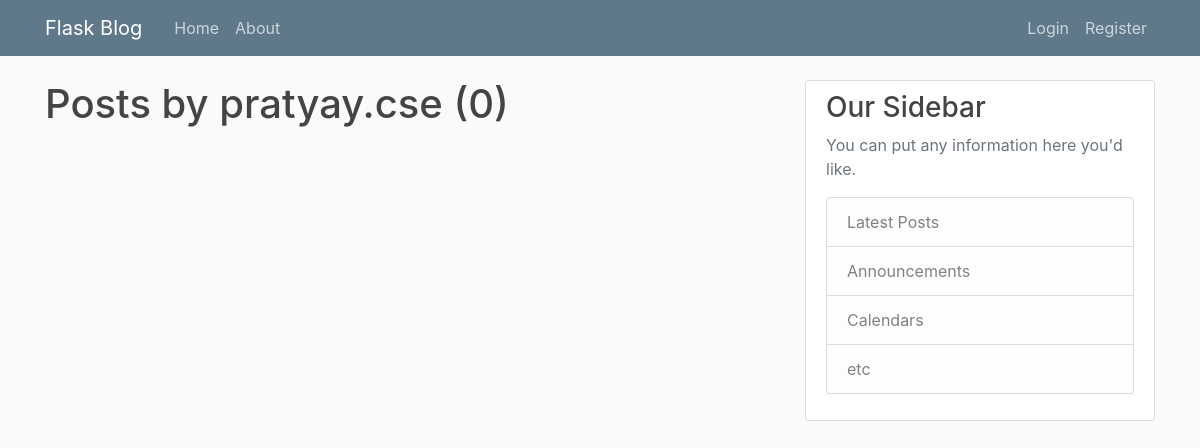
Before: /user/pratyay.cse with the older database file.
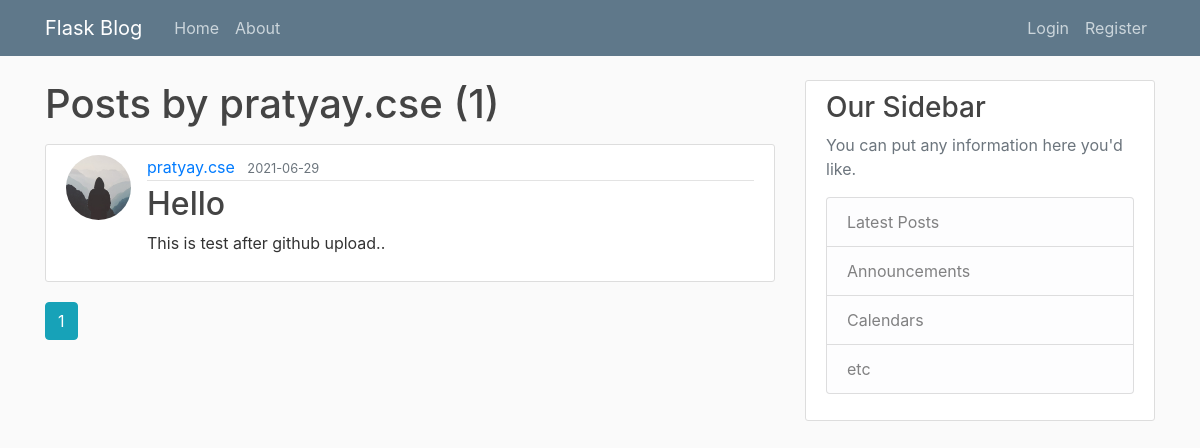
After: the same page with the newer database file.
### flaskblog/models.py (models this page shows, shortened)
class User(db.Model, UserMixin):
    id = db.Column(db.Integer, primary_key=True)
    username = db.Column(db.String(20), unique=True, nullable=False)
    email = db.Column(db.String(120), unique=True, nullable=False)
    image_file = db.Column(db.String(20), nullable=False, default='default.jpg')
    password = db.Column(db.String(60), nullable=False)
    posts = db.relationship('Post', backref='author', lazy=True)

class Post(db.Model):
    id = db.Column(db.Integer, primary_key=True)
    title = db.Column(db.String(100), nullable=False)
    date_posted = db.Column(db.DateTime, nullable=False, default=datetime.utcnow)
    content = db.Column(db.Text, nullable=False)
    user_id = db.Column(db.Integer, db.ForeignKey('user.id'), nullable=False)

### flaskblog/routes.py (the view)
@app.route('/user/<string:username>')
def user_posts(username):
    page = request.args.get('page', 1, type=int)
    user = User.query.filter_by(username=username).first_or_404()
    posts = Post.query.filter_by(author=user)\
        .order_by(Post.date_posted.desc())\
        .paginate(page=page, per_page=5)
    return render_template('user_posts.html', posts=posts, user=user)

### flaskblog/templates/user_posts.html
{% extends "layout.html" %}
{% block content %}
	<h1 class="mb-3"> Posts by {{user.username}} ({{ posts.total }}) </h1>
	{% for post in posts.items %}
		<article class="media content-section">
		  <img class="rounded-circle article-img" src="{{ url_for('static', filename='profile_pics/' + post.author.image_file) }}">
		  <div class="media-body">
		    <div class="article-metadata">
		      <a class="mr-2" href="{{ url_for('user_posts', username=post.author.username) }}">{{ post.author.username }}</a>
		      <small class="text-muted">{{ post.date_posted.strftime('%Y-%m-%d') }}</small>
		    </div>
		    <h2><a class="article-title" href="{{ url_for('post', post_id=post.id) }}">{{ post.title }}</a></h2>
		    <p class="article-content">{{ post.content }}</p>
		  </div>
		</article>
	{% endfor %}
	{% for page_num in posts.iter_pages(left_edge=1, right_edge=1, left_current=1, right_current=2) %}
		{% if page_num %}
			{% if posts.page==page_num %}
				<a class="btn btn-info mb-4" href="{{ url_for('user_posts', username=user.username, page=page_num) }}">{{ page_num }}</a>
			{% else %}
				<a class="btn btn-outline-info mb-4" href="{{ url_for('user_posts', username=user.username, page=page_num) }}">{{ page_num }}</a>
			{% endif %}
		{% else %}
			...
		{% endif %}
	{% endfor %}
{% endblock content %}

### flaskblog/templates/layout.html (shortened to what this page needs)
<!DOCTYPE html>
<html>
<head>
    <link rel="stylesheet" href="https://maxcdn.bootstrapcdn.com/bootstrap/4.0.0/css/bootstrap.min.css">
    <link rel="stylesheet" type="text/css" href="{{ url_for('static', filename='main.css') }}">
	</head>
<body>
	<header class="site-header">
	  <nav class="navbar navbar-expand-md navbar-dark bg-steel fixed-top">
	    <div class="container">
	      <a class="navbar-brand mr-4" href="/">Flask Blog</a>
	      <div class="collapse navbar-collapse" id="navbarToggle">
	        <div class="navbar-nav mr-auto">
	          <a class="nav-item nav-link" href="{{ url_for('home') }}">Home</a>
	          <a class="nav-item nav-link" href="{{ url_for('about') }}">About</a>
	        </div>
	        <div class="navbar-nav">
	          {% if current_user.is_authenticated %}
	            <a class="nav-item nav-link" href="{{ url_for('new_post') }}">New Post</a>
	            <a class="nav-item nav-link" href="{{ url_for('account') }}">Account</a>
	            <a class="nav-item nav-link" href="{{ url_for('logout') }}">Logout</a>
	          {% else %}
	            <a class="nav-item nav-link" href="{{ url_for('login') }}">Login</a>
	            <a class="nav-item nav-link" href="{{ url_for('register') }}">Register</a>
	          {% endif %}
	        </div>
	      </div>
	    </div>
	  </nav>
	</header>
	<main role="main" class="container">
	  <div class="row">
	    <div class="col-md-8">
	      {% block content %}{% endblock %}
	    </div>
	    <div class="col-md-4">
	      <div class="content-section">
	        <h3>Our Sidebar</h3>
	        <p class='text-muted'>You can put any information here you'd like.
	          <ul class="list-group">
	            <li class="list-group-item list-group-item-light">Latest Posts</li>
	            <li class="list-group-item list-group-item-light">Announcements</li>
	            <li class="list-group-item list-group-item-light">Calendars</li>
	            <li class="list-group-item list-group-item-light">etc</li>
	          </ul>
	        </p>
	      </div>
	    </div>
	  </div>
	</main>
</body>
</html>

### flaskblog/static/main.css (style rules this page uses)
body { background: #fafafa; color: #333333; margin-top: 5rem; }
h1, h2, h3, h4, h5, h6 { color: #444444; }
.bg-steel { background-color: #5f788a; }
.site-header .navbar-nav .nav-link { color: #cbd5db; }
.content-section { background: #ffffff; padding: 10px 20px; border: 1px solid #dddddd; border-radius: 3px; margin-bottom: 20px; }
.article-title { color: #444444; }
.article-content { white-space: pre-line; }
.article-img { height: 65px; width: 65px; margin-right: 16px; }
.article-metadata { padding-bottom: 1px; margin-bottom: 4px; border-bottom: 1px solid #e3e3e3 }

Changed rows visible on the page:
added Post: image_file (placeholder picture), author.username "pratyay.cse", date_posted "2021-06-29", title "Hello", content "This is test after github upload.."
Other visible differences:
{{ posts.total }}: "0" → "1"
new list line: "1"
